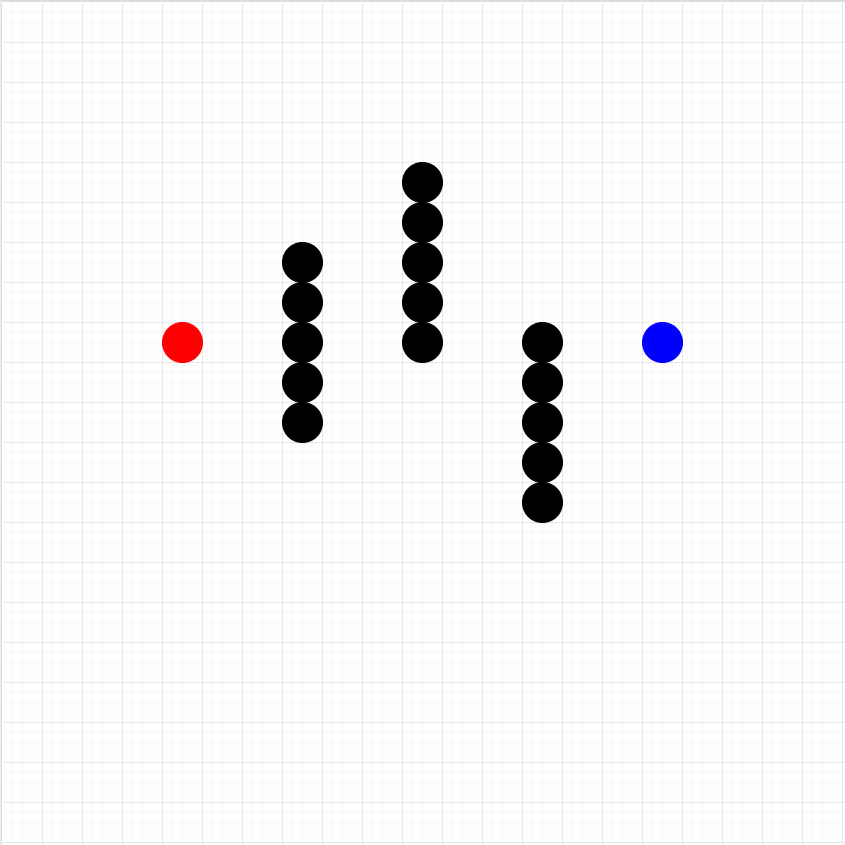
#> input picture obj.PNG, 845 x 845 px, given in place of the camera
$ python main.py
#> lines starting #> are read from the running program, lines starting #| are printed output that depends on the picture; after the words box and inside, x2 and y2 are one past the last pixel; in counts of white or black regions, pixels touching at a corner belong together
import cv2
import numpy as np
import imutils
import math
import requests


def nothing(x):
    pass


# variable aksi
walk = 0

# variable url
url = 'http://192.168.4.1/?State='

# variable camera
camera = cv2.VideoCapture(0)

# koordinat
x_bola = 0
y_bola = 0

x_robot_front = 0
y_robot_front = 0

x_robot_back = 0
y_robot_back = 0

# variable bola
l_h_bola = 22
l_s_bola = 93
l_v_bola = 0
u_h_bola = 32
u_s_bola = 255
u_v_bola = 255

cv2.namedWindow("Trackbars_bola")
cv2.createTrackbar("L - H", "Trackbars_bola", l_h_bola, 22, nothing)
cv2.createTrackbar("L - S", "Trackbars_bola", l_s_bola, 93, nothing)
cv2.createTrackbar("L - V", "Trackbars_bola", l_v_bola, 0, nothing)
cv2.createTrackbar("U - H", "Trackbars_bola", u_h_bola, 45, nothing)
cv2.createTrackbar("U - S", "Trackbars_bola", u_s_bola, 255, nothing)
cv2.createTrackbar("U - V", "Trackbars_bola", u_v_bola, 255, nothing)


def getTrackbarBola():
    global l_h_bola, l_s_bola, l_v_bola, u_h_bola, u_s_bola, u_v_bola

    l_h_bola = cv2.getTrackbarPos("L - H", "Trackbars_bola")
    l_s_bola = cv2.getTrackbarPos("L - S", "Trackbars_bola")
    l_v_bola = cv2.getTrackbarPos("L - V", "Trackbars_bola")

    u_h_bola = cv2.getTrackbarPos("U - H", "Trackbars_bola")
    u_s_bola = cv2.getTrackbarPos("U - S", "Trackbars_bola")
    u_v_bola = cv2.getTrackbarPos("U - V", "Trackbars_bola")

    # [9 lines of commented-out code are left out]
l_h_robot_front = 0
l_s_robot_front = 161
l_v_robot_front = 0
u_h_robot_front = 11
u_s_robot_front = 229
u_v_robot_front = 255

l_h_robot_back = 56
l_s_robot_back = 123
l_v_robot_back = 0
u_h_robot_back = 103
u_s_robot_back = 174
u_v_robot_back = 255

cv2.namedWindow("Trackbars_robot_front")
cv2.createTrackbar("L - H", "Trackbars_robot_front",
                   l_h_robot_front, 255, nothing)
cv2.createTrackbar("L - S", "Trackbars_robot_front",
                   l_s_robot_front, 255, nothing)
cv2.createTrackbar("L - V", "Trackbars_robot_front",
                   l_v_robot_front, 0, nothing)
cv2.createTrackbar("U - H", "Trackbars_robot_front",
                   u_h_robot_front, 255, nothing)
cv2.createTrackbar("U - S", "Trackbars_robot_front",
                   u_s_robot_front, 255, nothing)
cv2.createTrackbar("U - V", "Trackbars_robot_front",
                   u_v_robot_front, 255, nothing)


def getTrackbarRobotFront():
    global l_h_robot_front, l_s_robot_front, l_v_robot_front, u_h_robot_front, u_s_robot_front, u_v_robot_front

    l_h_robot_front = cv2.getTrackbarPos("L - H", "Trackbars_robot_front")
    l_s_robot_front = cv2.getTrackbarPos("L - S", "Trackbars_robot_front")
    l_v_robot_front = cv2.getTrackbarPos("L - V", "Trackbars_robot_front")

    u_h_robot_front = cv2.getTrackbarPos("U - H", "Trackbars_robot_front")
    u_s_robot_front = cv2.getTrackbarPos("U - S", "Trackbars_robot_front")
    u_v_robot_front = cv2.getTrackbarPos("U - V", "Trackbars_robot_front")

    # [6 lines of commented-out code are left out]


cv2.namedWindow("Trackbars_robot_back")
cv2.createTrackbar("L - H", "Trackbars_robot_back",
                   l_h_robot_back, 56, nothing)
cv2.createTrackbar("L - S", "Trackbars_robot_back",
                   l_s_robot_back, 255, nothing)
cv2.createTrackbar("L - V", "Trackbars_robot_back", l_v_robot_back, 0, nothing)
cv2.createTrackbar("U - H", "Trackbars_robot_back",
                   u_h_robot_back, 140, nothing)
cv2.createTrackbar("U - S", "Trackbars_robot_back",
                   u_s_robot_back, 255, nothing)
cv2.createTrackbar("U - V", "Trackbars_robot_back",
                   u_v_robot_back, 255, nothing)


def getTrackbarRobotBack():
    global l_h_robot_back, l_s_robot_back, l_v_robot_back, u_h_robot_back, u_s_robot_back, u_v_robot_back

    l_h_robot_back = cv2.getTrackbarPos("L - H", "Trackbars_robot_back")
    l_s_robot_back = cv2.getTrackbarPos("L - S", "Trackbars_robot_back")
    l_v_robot_back = cv2.getTrackbarPos("L - V", "Trackbars_robot_back")

    u_h_robot_back = cv2.getTrackbarPos("U - H", "Trackbars_robot_back")
    u_s_robot_back = cv2.getTrackbarPos("U - S", "Trackbars_robot_back")
    u_v_robot_back = cv2.getTrackbarPos("U - V", "Trackbars_robot_back")

    # [6 lines of commented-out code are left out]


def azimuthAngle(x1, y1, x2, y2):
    angle = 0.0
    dx = x2 - x1
    dy = y2 - y1
    if x2 == x1:
        angle = math.pi / 2.0
        if y2 == y1:
            angle = 0.0
        elif y2 < y1:
            angle = 3.0 * math.pi / 2.0
    elif x2 > x1 and y2 > y1:
        angle = math.atan(dx / dy)
    elif x2 > x1 and y2 < y1:
        angle = math.pi / 2 + math.atan(-dy / dx)
    elif x2 < x1 and y2 < y1:
        angle = math.pi + math.atan(dx / dy)
    elif x2 < x1 and y2 > y1:
        angle = 3.0 * math.pi / 2.0 + math.atan(dy / -dx)
    return (angle * 180 / math.pi)


def calculateDistance(x1, y1, x2, y2):
    dist = math.sqrt(((x1-x2)**2)+((y1-y2)**2))
    return dist


grid = 300
(__, frame) = camera.read()
#> frame is the input picture: shape (845, 845, 3); mean B, G, R 245.1, 244.6, 245.1
height, width = frame.shape[:2]
#> height = 845; width = 845
h = [x for x in range(0, height+grid) if x % grid == 0]
#> h = [0, 300, 600, 900]
w = [x for x in range(0, width+grid) if x % grid == 0]
#> w = [0, 300, 600, 900]

# variable kecepatan
# requests.get(url+"2")
while True:

    # bola
    (__, frame) = camera.read()

    # [12 lines of commented-out code are left out]

    blurred_frame = cv2.GaussianBlur(frame, (5, 5), 0)
    hsv = cv2.cvtColor(blurred_frame, cv2.COLOR_BGR2HSV)
#> hsv: shape (845, 845, 3); mean H, S, V 1, 1, 245.7

    getTrackbarBola()

    lower_yellow = np.array([l_h_bola, l_s_bola, l_v_bola])
    upper_yellow = np.array([u_h_bola, u_s_bola, u_v_bola])
    mask_bola = cv2.inRange(hsv, lower_yellow, upper_yellow)
#> mask_bola: shape (845, 845); every value is 0

    mask_bola = cv2.erode(mask_bola, None, iterations=1)
    mask_bola = cv2.dilate(mask_bola, None, iterations=3)
    cnts_bola = cv2.findContours(mask_bola.copy(), cv2.RETR_EXTERNAL,
                                 cv2.CHAIN_APPROX_SIMPLE)[-2]
#> cnts_bola = []

    if len(cnts_bola) > 0:
        c = max(cnts_bola, key=cv2.contourArea)
        ((x, y), radius) = cv2.minEnclosingCircle(c)

        if radius > 10:
            cv2.circle(frame, (int(x), int(y)),
                       int(radius), (0, 255, 255), 2)
            for contour_bola in cnts_bola:
                area = cv2.contourArea(contour_bola)
                if(area > 1000):
                    M = cv2.moments(contour_bola)
                    if M['m00'] != 0:
                        cx = int(M['m10']/M['m00'])
                        cy = int(M['m01']/M['m00'])
                        cv2.circle(frame, (cx, cy), 5, (0, 0, 255), -1)
                        x_bola = cx
                        y_bola = cy

    # robot depan
    getTrackbarRobotFront()
    lower_red = np.array([l_h_robot_front, l_s_robot_front, l_v_robot_front])
    upper_red = np.array([u_h_robot_front, u_s_robot_front, u_v_robot_front])
    mask_robot_front = cv2.inRange(hsv, lower_red, upper_red)
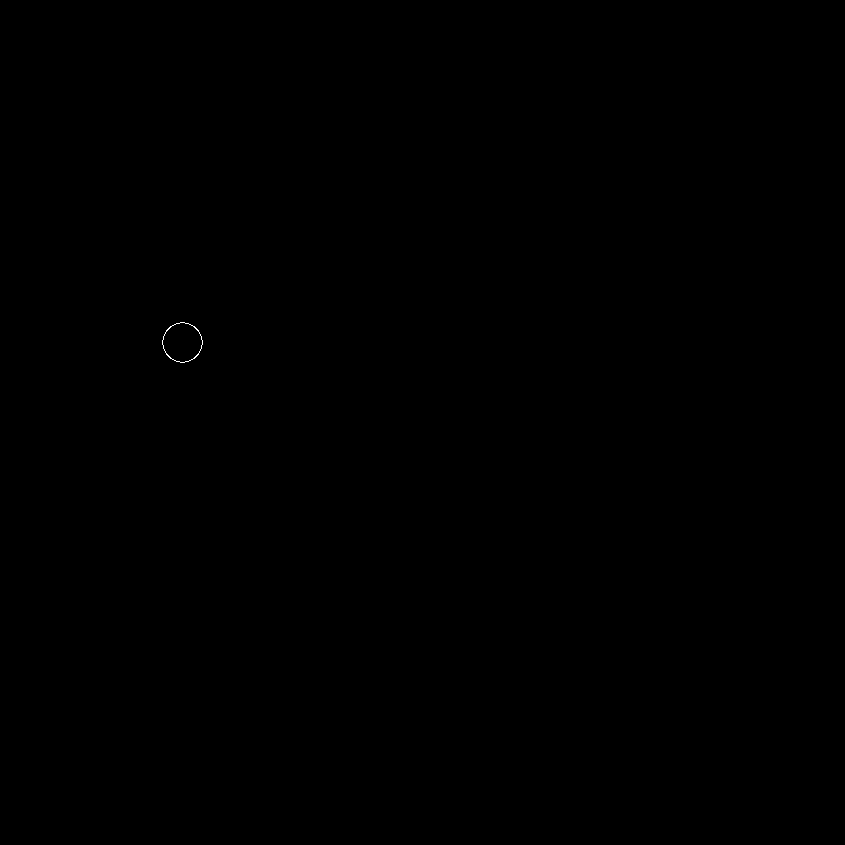
#> mask_robot_front: shape (845, 845); 0.02% white in thin lines or dots, all inside (x1, y1, x2, y2) = (162, 322, 203, 363)

    mask_robot_front = cv2.erode(mask_robot_front, None, iterations=1)
    mask_robot_front = cv2.dilate(mask_robot_front, None, iterations=3)
    cnts_robot_front = cv2.findContours(mask_robot_front.copy(), cv2.RETR_EXTERNAL,
                                        cv2.CHAIN_APPROX_SIMPLE)[-2]
#> cnts_robot_front = []

    for contour_robot_front in cnts_robot_front:
        area = cv2.contourArea(contour_robot_front)

        if(area > 1000):
            cv2.drawContours(frame,
                             contour_robot_front, -1, (0, 255, 0), 3)
            M = cv2.moments(contour_robot_front)
            if M['m00'] != 0:
                cx = int(M['m10']/M['m00'])
                cy = int(M['m01']/M['m00'])
                cv2.circle(frame, (cx, cy), 5, (0, 0, 255), -1)
                x_robot_front = cx
                y_robot_back = cy
#> this loop made 0 passes

    # robot belakang
    getTrackbarRobotBack()
#> in getTrackbarRobotBack, `l_h_robot_back = cv2.getTrackbarPos("L - H", "Trackbars_robot_back")`: l_h_robot_back = 56
#> in getTrackbarRobotBack, `l_s_robot_back = cv2.getTrackbarPos("L - S", "Trackbars_robot_back")`: l_s_robot_back = 123
#> in getTrackbarRobotBack, `l_v_robot_back = cv2.getTrackbarPos("L - V", "Trackbars_robot_back")`: l_v_robot_back = 0
#> in getTrackbarRobotBack, `u_h_robot_back = cv2.getTrackbarPos("U - H", "Trackbars_robot_back")`: u_h_robot_back = 103
#> in getTrackbarRobotBack, `u_s_robot_back = cv2.getTrackbarPos("U - S", "Trackbars_robot_back")`: u_s_robot_back = 174
#> in getTrackbarRobotBack, `u_v_robot_back = cv2.getTrackbarPos("U - V", "Trackbars_robot_back")`: u_v_robot_back = 255

    lower_blue = np.array([l_h_robot_back, l_s_robot_back, l_v_robot_back])
#> lower_blue = [56, 123, 0]
    upper_blue = np.array([u_h_robot_back, u_s_robot_back, u_v_robot_back])
#> upper_blue = [103, 174, 255]
    mask_robot_back = cv2.inRange(hsv, lower_blue, upper_blue)

    mask_robot_back = cv2.erode(mask_robot_back, None, iterations=1)
    mask_robot_back = cv2.dilate(mask_robot_back, None, iterations=3)
    cnts_robot_back = cv2.findContours(mask_robot_back.copy(), cv2.RETR_EXTERNAL,
                                       cv2.CHAIN_APPROX_SIMPLE)[-2]
#> cnts_robot_back = []

    for contour_robot_back in cnts_robot_back:
        area = cv2.contourArea(contour_robot_back)

        if(area > 1000):
            cv2.drawContours(frame,
                             contour_robot_back, -1, (0, 255, 0), 3)
            M = cv2.moments(contour_robot_back)
            if M['m00'] != 0:
                cx = int(M['m10']/M['m00'])
                cy = int(M['m01']/M['m00'])
                cv2.circle(frame, (cx, cy), 5, (0, 0, 255), -1)
                x_robot_back = cx
                y_robot_back = cy

    copy_frame = frame.copy()
    alpha = 0.3  # Transparency factor.

    for i in range(0, np.size(w, 0)-1):
        for j in range(0, np.size(h, 0)-1):
            print("1 : "+str((w[i], h[j])))
            print("2 : "+str((w[i+1], h[j+1])))
            if(i == 1 and j == 1):
                cv2.rectangle(copy_frame, (w[i], h[j]),
                              (w[i+1], h[j+1]), (0, 0, 255), -1)
            elif(i == 3 and j == 0):
                cv2.rectangle(copy_frame, (w[i], h[j]),
                              (w[i+1], h[j+1]), (0, 255, 0), -1)
            else:
                cv2.rectangle(frame, (w[i], h[j]),
                              (w[i+1], h[j+1]), (0, 255, 0), 1)
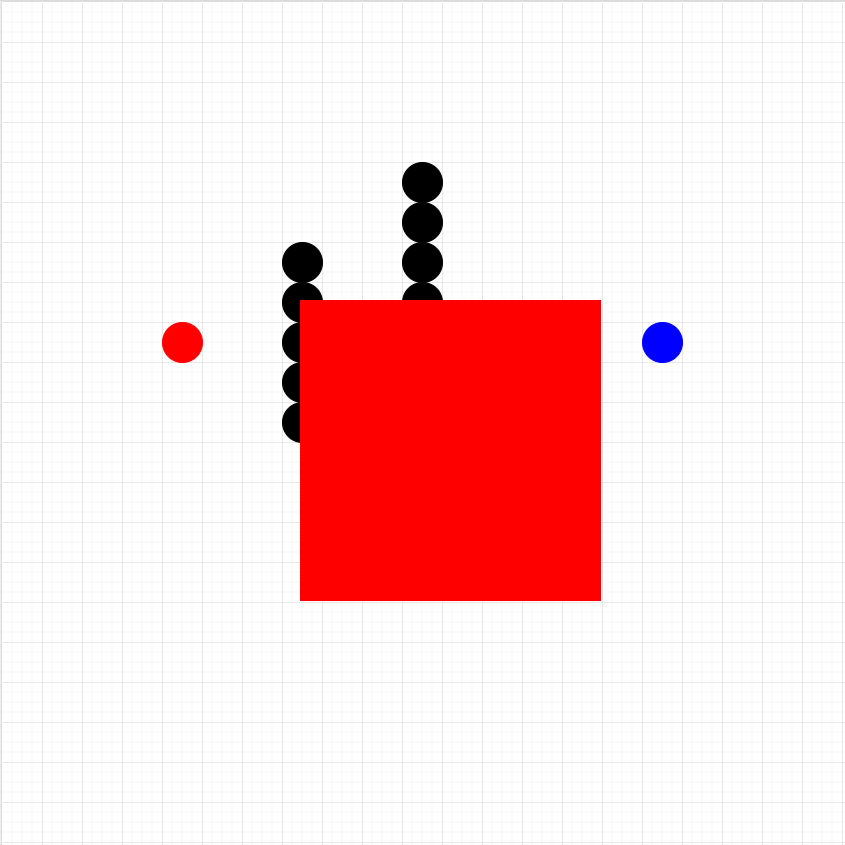
#> copy_frame: shape (845, 845, 3); 12.69% of pixels changed, all inside (x1, y1, x2, y2) = (300, 300, 601, 601)
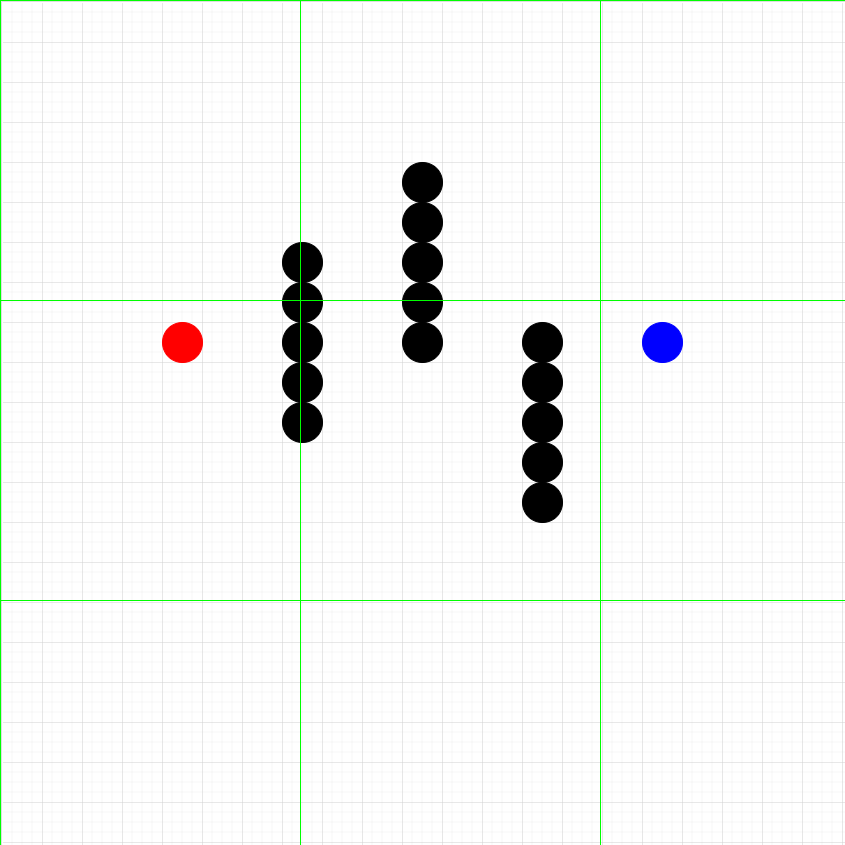
#> frame: shape (845, 845, 3); 0.71% of pixels changed, all inside (x1, y1, x2, y2) = (0, 0, 845, 845)

    frame = cv2.addWeighted(copy_frame, alpha, frame, 1 - alpha, 0)
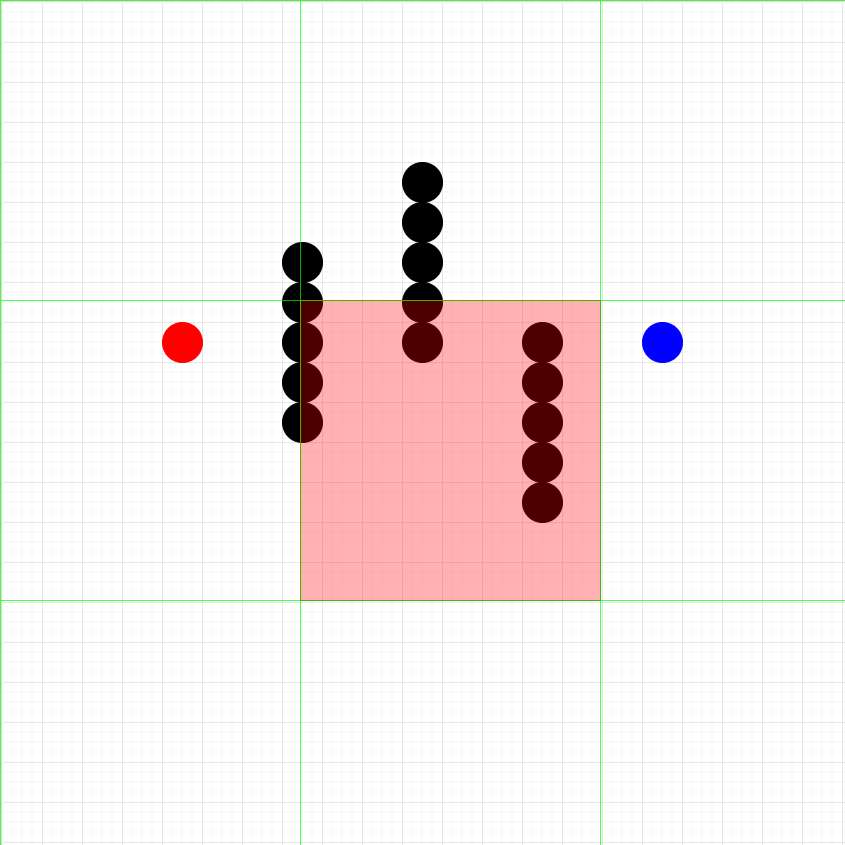
#> frame: shape (845, 845, 3); mean B, G, R 235.5, 236.3, 245.2
    cv2.imshow("frame", frame)
    # cv2.imshow("mask_bola", mask_bola)
    # cv2.imshow("mask_robot_front", mask_robot_front)
    # cv2.imshow("mask_robot_back", mask_robot_back)

    azimuth_bola = azimuthAngle(x_robot_front, y_robot_front, x_bola, y_bola)
    distance = calculateDistance(x_robot_front, y_robot_front, x_bola, y_bola)

    # print("Azimuth : "+str(azimuth_bola))
    # print("Distance : "+str(distance))
    # print("Walk : "+str(walk))

    if(walk == 1):
        if(azimuth_bola):
            if ((azimuth_bola > 0 and azimuth_bola < 35) or (azimuth_bola < 360 and azimuth_bola > 330)):
                requests.get(url+"S")
            elif(azimuth_bola > 35 and azimuth_bola < 50):
                requests.get(url+"L")
            elif(azimuth_bola > 310 and azimuth_bola < 325):
                requests.get(url+"R")
            elif(azimuth_bola > 50 and azimuth_bola < 180):
                requests.get(url+"L")
            elif(azimuth_bola > 180 and azimuth_bola < 310):
                requests.get(url+"R")
    # else:
    #     requests.get(url+"S")

    key = cv2.waitKey(1) & 0xFF
#> (key q is pressed here)

    if key == ord("s"):
        walk = 1

    if key == ord("d"):
        walk = 0

    if key == ord("q"):
        # requests.get(url+"S")
        break

camera.release()
cv2.destroyAllWindows()
